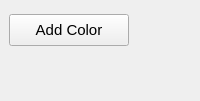
<?xml version="1.0" encoding="UTF-8"?>
<ui version="4.0">
 <class>ColorRangeWizard</class>
 <widget class="QWidget" name="ColorRangeWizard">
  <layout class="QVBoxLayout" name="verticalLayout_root">
   <property name="leftMargin"><number>0</number></property>
   <property name="topMargin"><number>5</number></property>
   <property name="rightMargin"><number>0</number></property>
   <property name="bottomMargin"><number>0</number></property>
   <item>
    <widget class="QWidget" name="widgetAddButton" native="true">
     <layout class="QHBoxLayout" name="horizontalLayout_add">
      <property name="spacing"><number>10</number></property>
      <item>
       <widget class="QPushButton" name="addColorButton">
        <property name="text"><string>Add Color</string></property>
        <property name="font"><font><pointsize>11</pointsize></font></property>
        <property name="minimumSize"><size><width>120</width><height>32</height></size></property>
       </widget>
      </item>
      <item>
       <spacer name="horizontalSpacer">
        <property name="orientation"><enum>Qt::Horizontal</enum></property>
        <property name="sizeHint" stdset="0"><size><width>40</width><height>20</height></size></property>
       </spacer>
      </item>
     </layout>
    </widget>
   </item>
   <item>
    <widget class="QWidget" name="colorsContainer" native="true">
     <property name="sizePolicy">
      <sizepolicy hsizetype="Preferred" vsizetype="Maximum">
       <horstretch>0</horstretch>
       <verstretch>0</verstretch>
      </sizepolicy>
     </property>
     <layout class="QVBoxLayout" name="colorsLayout">
      <property name="spacing"><number>6</number></property>
      <property name="leftMargin"><number>0</number></property>
      <property name="topMargin"><number>0</number></property>
      <property name="rightMargin"><number>0</number></property>
      <property name="bottomMargin"><number>0</number></property>
     </layout>
    </widget>
   </item>
   <item>
    <spacer name="verticalSpacer_bottom">
     <property name="orientation"><enum>Qt::Vertical</enum></property>
     <property name="sizeType"><enum>QSizePolicy::Expanding</enum></property>
     <property name="sizeHint" stdset="0"><size><width>20</width><height>40</height></size></property>
    </spacer>
   </item>
  </layout>
 </widget>
 <resources/>
 <connections/>
</ui>
